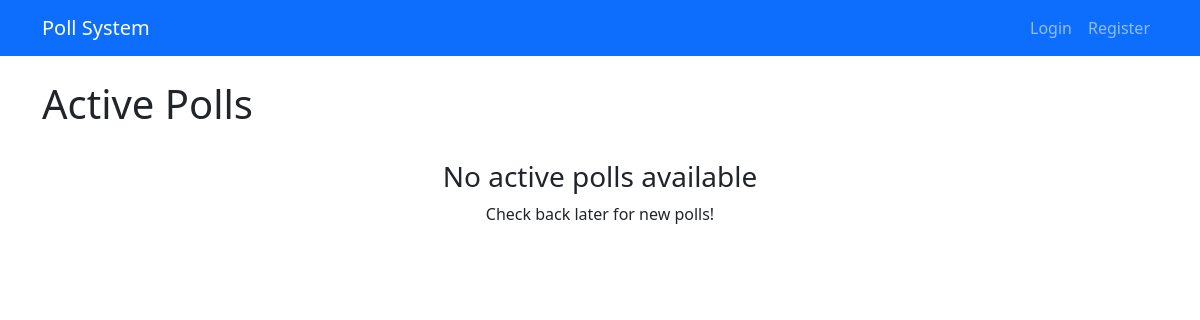
Before: / with the older database file.
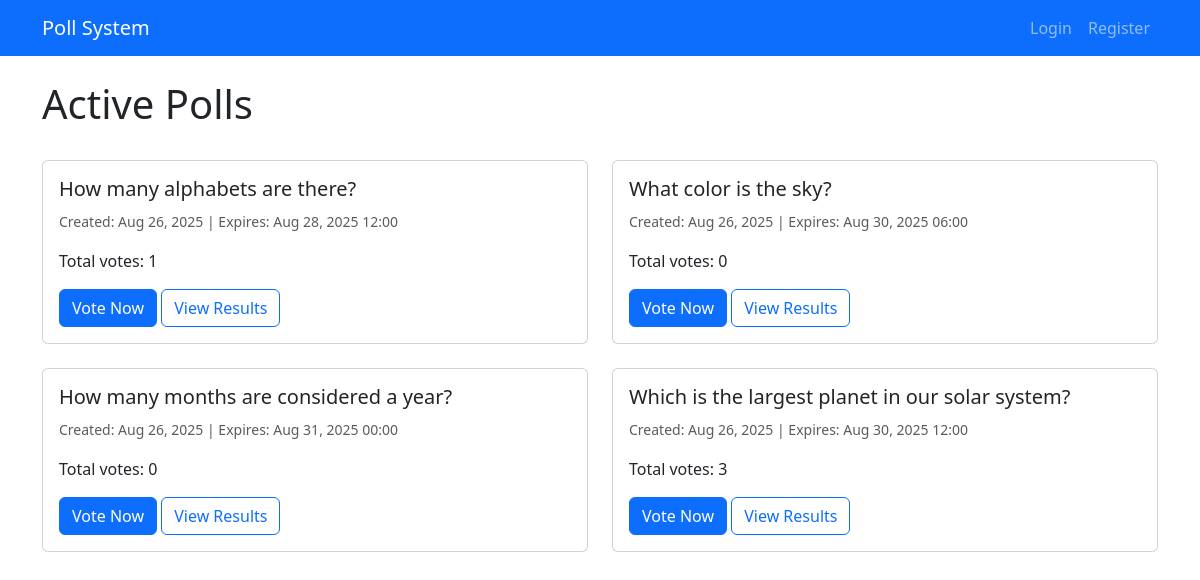
After: the same page with the newer database file.
### polls/models.py (models this page shows, shortened)
class Poll(models.Model):
    question = models.CharField(max_length=200)
    created_at = models.DateTimeField(default=timezone.now)
    expires_at = models.DateTimeField(null=True, blank=True)  # poll expiretime
    is_active = models.BooleanField(default=True)
    def is_expired(self):
        if self.expires_at:
            return timezone.now() > self.expires_at
        return False
    def total_votes(self):
        return Vote.objects.filter(poll=self).count()

### polls/views.py (the view)
# urls.py: path('', views.poll_list, name='poll_list'),
def poll_list(request):
    polls = Poll.objects.filter(is_active=True).order_by('-created_at')
    return render(request, 'polls/poll_list.html', {'polls': polls})

### templates/polls/poll_list.html (shortened to what this page needs)
{% extends 'base.html' %}
{% block content %}
<div class="d-flex justify-content-between align-items-center mb-4">
    <h1>Active Polls</h1>
</div>
{% if polls %}
    <div class="row">
        {% for poll in polls %}
            <div class="col-md-6 mb-4">
                <div class="card poll-card h-100">
                    <div class="card-body">
                        <h5 class="card-title">{{ poll.question }}</h5>
                        <p class="card-text">
                            <small class="text-muted">
                                Created: {{ poll.created_at|date:"M d, Y" }}
                                {% if poll.expires_at %}
                                    | Expires: {{ poll.expires_at|date:"M d, Y H:i" }}
                                {% endif %}
                            </small>
                        </p>
                        <p class="card-text">Total votes: {{ poll.total_votes }}</p>
                        {% if poll.is_expired %}
                            <span class="badge bg-danger">Expired</span>
                            <a href="{% url 'poll_results' poll.id %}" class="btn btn-secondary">View Results</a>
                        {% else %}
                            <a href="{% url 'poll_detail' poll.id %}" class="btn btn-primary">Vote Now</a>
                            <a href="{% url 'poll_results' poll.id %}" class="btn btn-outline-primary">View Results</a>
                        {% endif %}
                    </div>
                </div>
            </div>
        {% endfor %}
    </div>
{% else %}
    <div class="text-center">
        <h3>No active polls available</h3>
        <p>Check back later for new polls!</p>
    </div>
{% endif %}
{% endblock %}

### templates/base.html (shortened to what this page needs)
<!DOCTYPE html>
<html lang="en">
<head>
    <link href="https://cdnjs.cloudflare.com/ajax/libs/bootstrap/5.3.0/css/bootstrap.min.css" rel="stylesheet">
</head>
<body>
    <nav class="navbar navbar-expand-lg navbar-dark bg-primary">
        <div class="container">
            <a class="navbar-brand" href="{% url 'poll_list' %}">Poll System</a>
            <div class="navbar-nav ms-auto">
                {% if user.is_authenticated %}
                    <a class="nav-link" href="{% url 'my_votes' %}">My Votes</a>
                    <span class="nav-link">Hello, {{ user.username }}!</span>
                    <a class="nav-link" href="{% url 'logout' %}">Logout</a>
                {% else %}
                    <a class="nav-link" href="{% url 'login' %}">Login</a>
                    <a class="nav-link" href="{% url 'register' %}">Register</a>
                {% endif %}
            </div>
        </div>
    </nav>
    <div class="container mt-4">
        {% block content %}
        {% endblock %}
    </div>
</body>
</html>

### templates/base.html (style rules this page uses)
.poll-card { transition: transform 0.2s; }

Changed rows visible on the page:
added Poll: question "How many alphabets are there?", created_at "Aug 26, 2025", expires_at "Aug 28, 2025 12:00", total_votes "1", shows "Vote Now"
added Poll: question "What color is the sky?", created_at "Aug 26, 2025", expires_at "Aug 30, 2025 06:00", total_votes "0", shows "Vote Now"
added Poll: question "How many months are considered a year?", created_at "Aug 26, 2025", expires_at "Aug 31, 2025 00:00", total_votes "0", shows "Vote Now"
added Poll: question "Which is the largest planet in our solar system?", created_at "Aug 26, 2025", expires_at "Aug 30, 2025 12:00", total_votes "3", shows "Vote Now"
Other visible differences:
text no longer shown: "No active polls available Check back later for new polls!"
